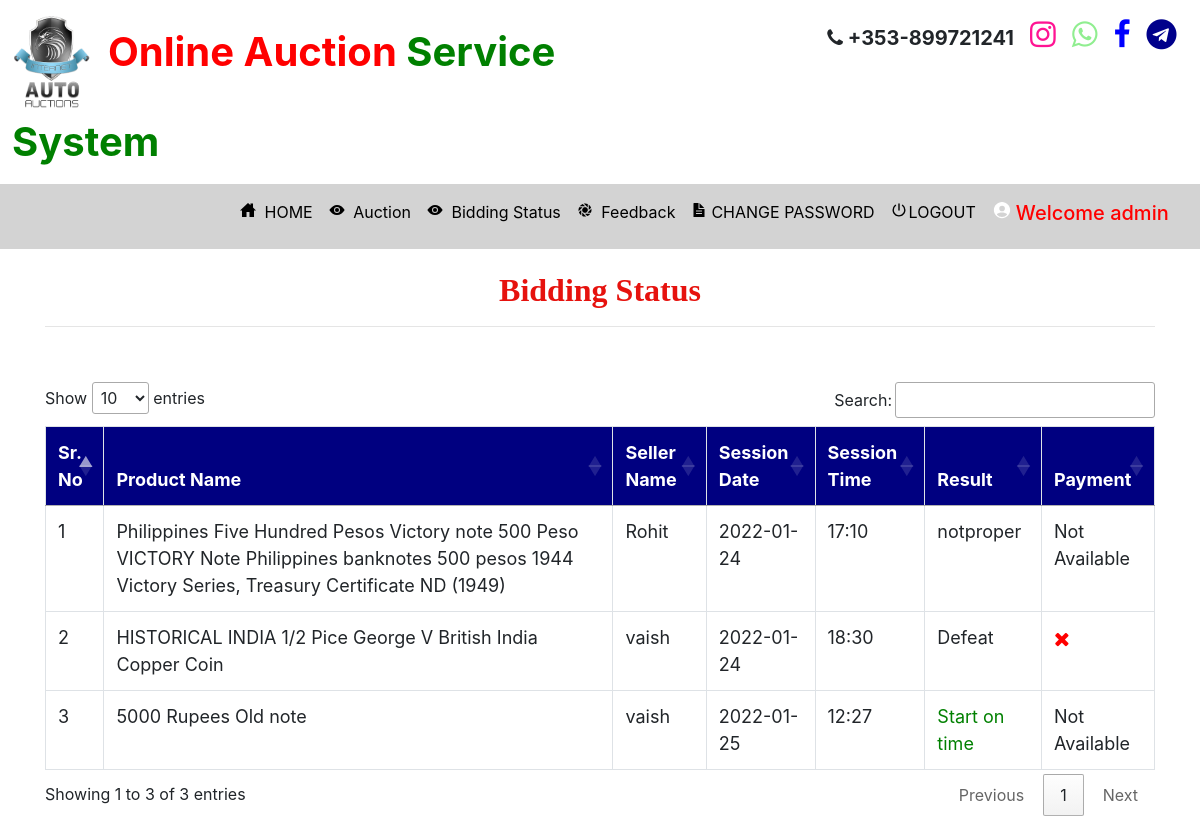
/bidding_status (signed in), run on the app's committed database.
### auction/models.py (models this page shows, shortened)
class Participant(models.Model):
    payment = models.ForeignKey(Payment,on_delete=models.CASCADE,null=True)
    new_price = models.IntegerField(null=True)
    result = models.ForeignKey(Result,on_delete=models.CASCADE,null=True)
    user = models.ForeignKey(Bidder,on_delete=models.CASCADE,null=True)
    aucted_product = models.ForeignKey(Aucted_Product,on_delete=models.CASCADE,null=True)
    product = models.ForeignKey(Product,on_delete=models.CASCADE,null=True)

class Aucted_Product(models.Model):
    winner = models.CharField(max_length=100,null=True)
    user = models.ForeignKey(Auction_User,on_delete=models.CASCADE,null=True)
    product = models.ForeignKey(Product,on_delete=models.CASCADE,null=True)

class Product(models.Model):
    temp = models.IntegerField(null=True)
    status  =models.ForeignKey(Status,on_delete=models.CASCADE,null=True)
    name = models.CharField(max_length=100,null=True)
    min_price = models.IntegerField(null=True)
    images = models.FileField(null=True)
    session = models.ForeignKey(Session_Time,on_delete=models.CASCADE,null=True)
    category = models.ForeignKey(Sub_Category,on_delete=models.CASCADE,null=True)

class Auction_User(models.Model):
    user = models.ForeignKey(User,on_delete=models.CASCADE,null=True)
    dob = models.DateField(null=True)
    address = models.CharField(max_length=100,null=True)
    contact = models.CharField(max_length=10,null=True)
    image = models.FileField(null=True)
    membership = models.ForeignKey(Member_fee,on_delete=models.CASCADE,null=True)

class Session_Time(models.Model):
    date = models.ForeignKey(Session_date,on_delete=models.CASCADE,null=True)
    time = models.CharField(max_length=30,null=True)

class Session_date(models.Model):
    date = models.CharField(max_length=30,null=True)

class Result(models.Model):
    result = models.CharField(max_length=100,null=True)
    def __str__(self):
        return self.result

### auction/views.py (the view)
# urls.py: path('bidding_status', Bidding_Status, name='bidding_status'),
def Bidding_Status(request):
    if not request.user.is_authenticated:
        return redirect('login_user')
    data = 0
    user = User.objects.get(username=request.user.username)
    error = ""
    try:
        data = Bidder.objects.get(user=user)
        if data:
            error = "pat"
    except:
        data = Auction_User.objects.get(user=user)
    if data.membership.fee == "Unpaid":
        return redirect('Member_Payment_mode')
    pro = Participant.objects.filter(user=data)
    d = {'pro':pro,'error':error}
    return render(request,'bidding_status.html',d)

### auction/templates/bidding_status.html (shortened to what this page needs)
{% extends 'navigation.html' %}
{% block body %}
 <div class="container" style="background:white">
<center><h2 style = "font-family : 'Monotype Corsiva' ; color : #E6120E ; font-weight : bold;margin-top:2%">Bidding Status</h2></center><hr>
<table class="table table-bordered" id="myTable">
  <thead>
  <tr>
    <th>Sr. No</th>
    <th>Product Name</th>
    <th>Seller Name</th>
    <th>Session Date</th>
    <th>Session Time</th>
    <th>Result</th>
    <th>Payment</th>
  </tr>
  </thead>
   <tbody>
{% for i in pro %}
  <tr>
    <td>{{forloop.counter}}</td>
    <td>{{i.aucted_product.product.name}}</td>
    <td>{{i.aucted_product.user.user.username}}</td>
    <td>{{i.aucted_product.product.session.date.date}}</td>
    <td>{{i.aucted_product.product.session.time}}</td>
      {% if i.result %}
    <td>{{i.result}}</td>
      {% else %}
<td style="color:green">Start on time</td>
      {% endif %}
      {% ifequal i.payment.pay "pending" %}
      <td><a href="{% url 'Payment_mode' i.id %}" ><button class="btn btn-primary">Pay online</button></a></td>
 {% else %}
      {% ifequal i.payment.pay "paid" %}
       <td>Paid</td>
       {% else %}
      {% ifequal i.payment.pay "reject" %}
      <td style="font-size:20px;color:red"><i class="fa fa-times"></i> </td>
      {% else %}
      <td>Not Available</td>
      {% endifequal %}
      {% endifequal %}
      {% endifequal %}
  </tr>
   {% endfor %}
    </tbody>
</table>
 </div>
{% endblock %}

### auction/templates/navigation.html (shortened to what this page needs)
<!DOCTYPE html>
<html lang="en">
<head>
    {% load static %}
     <link rel="stylesheet" href="https://maxcdn.bootstrapcdn.com/bootstrap/4.0.0/css/bootstrap.min.css">
  <link rel = stylesheet href = "//cdn.datatables.net/1.10.19/css/jquery.dataTables.min.css">
<link rel="stylesheet" href="https://cdnjs.cloudflare.com/ajax/libs/font-awesome/4.7.0/css/font-awesome.min.css">
</head>
<body>
<div class="container-fluid" style="padding:1%">
<div class="row">
<div class="col-md-6">
<img src="{% static 'images/logo.png' %}" style="width:80px;height:100px">
    <span style="font-size:40px;font-weight:bold;padding:2%"><span style="color:red">Online Auction</span> <span style="color:green">Service System</span></h4>
</div>
<div class="col-md-6" align="right">
    <span style="font-size:20px;font-weight:bold;color:;margin-right:2%"><i class="fa fa-phone"></i> +353-899721241 </span>
    <span style="font-size:30px;font-weight:bold;color:deeppink;margin-right:2%"><i class="fa fa-instagram"></i></span>
     <span style="font-size:30px;font-weight:bold;color:lightgreen;margin-right:2%"><i class="fa fa-whatsapp"></i></span>
     <span style="font-size:30px;font-weight:bold;color:blue;margin-right:2%"><i class="fa fa-facebook"></i></span>
     <span style="font-size:30px;font-weight:bold;color:darkblue;margin-right:2%"><i class="fa fa-telegram"></i></span>
</div>
</div>
</div>
<nav class="navbar navbar-expand-sm" style="background-color:lightgrey">
  <ul class="navbar-nav">
    {% if request.user.username %}
    {% ifequal error "pat" %}
   <li class="nav-item">
      <a class="nav-link" href="{% url 'profile1' %}" style="color:black;margin-left:200px">
      <ion-icon style="margin-right:4px" name="home-sharp"></ion-icon> HOME</a>
    </li>
    <li class="nav-item">
      <a class="nav-link" href="{% url 'view_auction' 0 %}" style="color:black">
      <ion-icon style="margin-right:4px" name="eye"></ion-icon> Auction</a>
    </li>
    <li class="nav-item">
      <a class="nav-link" href="{% url 'bidding_status' %}" style="color:black">
      <ion-icon style="margin-right:4px" name="eye"></ion-icon> Bidding Status</a>
    </li>
    <li class="nav-item">
      <a class="nav-link" href="{% url 'feedback' %}" style="color:black">
      <ion-icon style="margin-right:4px" name="aperture"></ion-icon> Feedback</a>
    </li>
    <li class="nav-item">
      <a class="nav-link" href="{% url 'change_password1' %}" style="color:black">
      <ion-icon style="margin-right:4px" name="document-text-sharp"></ion-icon>CHANGE PASSWORD</a>
    </li>
{% endifequal %}
    {% endif %}
    {% if request.user.is_authenticated %}
    <a class="nav-link" href="{% url 'logout' %}" style="color:black"><ion-icon style="margin-right:2px" name="power-sharp"></ion-icon>LOGOUT</a>
    {% if not request.user.is_staff %}
      <div class="btn-group">
  <button type="button" class="btn btn-primary dropdown-toggle" data-toggle="dropdown" aria-haspopup="true" aria-expanded="false">
    <ion-icon style="margin-right:4px;color:black" name="person-circle-sharp"></ion-icon>Welcome {{request.user.first_name}}
  </button>
  <div class="dropdown-menu">
    <a class="dropdown-item" href="{% url 'profile1' %}">VIEW PROFILE</a>
    <a class="dropdown-item" href="{% url 'edit_profile1' %}">EDIT PROFILE</a>
    <a class="dropdown-item" href="{% url 'change_password1' %}">CHANGE PASSWORD</a>
  </div>
</div>
    {% else %}
    <li class="nav-item">
      <h5  class="nav-link" style="color:red"><ion-icon style="margin-right:4px;color:white" name="person-circle-sharp"></ion-icon>Welcome {{request.user.username}}</h5>
    </li>
    {% endif %}
    {% endif %}
    </ul>
</nav>
{% block body %}
{% endblock %}
</body></html>

### auction/templates/navigation.html (style rules this page uses)
* { box-sizing: border-box; }
#myTable { border-collapse: collapse; width: 100%; border: 1px solid #ddd; font-size: 18px; }
#myTable th { text-align: left; padding: 12px; background-color: Navy; color: white; }
#myTable td { text-align: left; padding: 12px; background-color: white; }
#myTable tr { border-bottom: 1px solid #ddd; }

### data on the page
Participant: aucted_product.product.name "Philippines Five Hundred Pesos Victory note 500 Peso VICTORY Note Philippines banknotes 500 pesos 1944 Victory Series, Treasury Certificate ND (1949)", aucted_product.user.user.username "Rohit", aucted_product.product.session "2022-01-24", aucted_product.product.session.time "17:10", result "notproper"
Participant: aucted_product.product.name "HISTORICAL INDIA 1/2 Pice George V British India Copper Coin", aucted_product.user.user.username "vaish", aucted_product.product.session "2022-01-24", aucted_product.product.session.time "18:30", result "Defeat"
Participant: aucted_product.product.name "5000 Rupees Old note", aucted_product.user.user.username "vaish", aucted_product.product.session "2022-01-25", aucted_product.product.session.time "12:27", shows "Start on time"

### other printed values
{{ request.user.username }} "admin"
